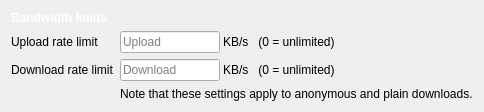
            <widget class="QWidget" name="settings_bandwidth_tab">
             <layout class="QFormLayout" name="formLayout">
              <property name="fieldGrowthPolicy">
               <enum>QFormLayout::ExpandingFieldsGrow</enum>
              </property>
              <property name="labelAlignment">
               <set>Qt::AlignLeading|Qt::AlignLeft|Qt::AlignTop</set>
              </property>
              <property name="formAlignment">
               <set>Qt::AlignLeading|Qt::AlignLeft|Qt::AlignTop</set>
              </property>
              <item row="0" column="0">
               <widget class="QLabel" name="tribler_profile_header_label">
                <property name="styleSheet">
                 <string notr="true">font-weight: bold;
color: white;</string>
                </property>
                <property name="text">
                 <string>Bandwidth limits</string>
                </property>
               </widget>
              </item>
              <item row="2" column="0">
               <widget class="QLabel" name="label_2">
                <property name="styleSheet">
                 <string notr="true"/>
                </property>
                <property name="text">
                 <string>Upload rate limit</string>
                </property>
               </widget>
              </item>
              <item row="2" column="1">
               <widget class="QWidget" name="widget_4" native="true">
                <property name="minimumSize">
                 <size>
                  <width>0</width>
                  <height>0</height>
                 </size>
                </property>
                <layout class="QHBoxLayout" name="horizontalLayout_24">
                 <property name="spacing">
                  <number>3</number>
                 </property>
                 <property name="leftMargin">
                  <number>0</number>
                 </property>
                 <property name="topMargin">
                  <number>0</number>
                 </property>
                 <property name="rightMargin">
                  <number>0</number>
                 </property>
                 <property name="bottomMargin">
                  <number>0</number>
                 </property>
                 <item>
                  <widget class="QLineEdit" name="upload_rate_limit_input">
                   <property name="sizePolicy">
                    <sizepolicy hsizetype="Fixed" vsizetype="Fixed">
                     <horstretch>0</horstretch>
                     <verstretch>0</verstretch>
                    </sizepolicy>
                   </property>
                   <property name="minimumSize">
                    <size>
                     <width>100</width>
                     <height>0</height>
                    </size>
                   </property>
                   <property name="maximumSize">
                    <size>
                     <width>100</width>
                     <height>16777215</height>
                    </size>
                   </property>
                   <property name="styleSheet">
                    <string notr="true"/>
                   </property>
                   <property name="placeholderText">
                    <string>Upload</string>
                   </property>
                  </widget>
                 </item>
                 <item>
                  <widget class="QLabel" name="label_16">
                   <property name="styleSheet">
                    <string notr="true"/>
                   </property>
                   <property name="text">
                    <string>KB/s   (0 = unlimited)</string>
                   </property>
                  </widget>
                 </item>
                </layout>
               </widget>
              </item>
              <item row="3" column="0">
               <widget class="QLabel" name="label_17">
                <property name="styleSheet">
                 <string notr="true"/>
                </property>
                <property name="text">
                 <string>Download rate limit</string>
                </property>
               </widget>
              </item>
              <item row="5" column="1">
               <widget class="QLabel" name="label_6">
                <property name="sizePolicy">
                 <sizepolicy hsizetype="MinimumExpanding" vsizetype="Preferred">
                  <horstretch>0</horstretch>
                  <verstretch>0</verstretch>
                 </sizepolicy>
                </property>
                <property name="styleSheet">
                 <string notr="true"/>
                </property>
                <property name="text">
                 <string>Note that these settings apply to anonymous and plain downloads.</string>
                </property>
               </widget>
              </item>
              <item row="3" column="1">
               <widget class="QWidget" name="widget_5" native="true">
                <property name="minimumSize">
                 <size>
                  <width>0</width>
                  <height>0</height>
                 </size>
                </property>
                <layout class="QHBoxLayout" name="horizontalLayout_25">
                 <property name="spacing">
                  <number>3</number>
                 </property>
                 <property name="leftMargin">
                  <number>0</number>
                 </property>
                 <property name="topMargin">
                  <number>0</number>
                 </property>
                 <property name="rightMargin">
                  <number>0</number>
                 </property>
                 <property name="bottomMargin">
                  <number>0</number>
                 </property>
                 <item>
                  <widget class="QLineEdit" name="download_rate_limit_input">
                   <property name="sizePolicy">
                    <sizepolicy hsizetype="Fixed" vsizetype="Fixed">
                     <horstretch>0</horstretch>
                     <verstretch>0</verstretch>
                    </sizepolicy>
                   </property>
                   <property name="minimumSize">
                    <size>
                     <width>100</width>
                     <height>0</height>
                    </size>
                   </property>
                   <property name="maximumSize">
                    <size>
                     <width>100</width>
                     <height>16777215</height>
                    </size>
                   </property>
                   <property name="styleSheet">
                    <string notr="true"/>
                   </property>
                   <property name="placeholderText">
                    <string>Download</string>
                   </property>
                  </widget>
                 </item>
                 <item>
                  <widget class="QLabel" name="label_18">
                   <property name="styleSheet">
                    <string notr="true"/>
                   </property>
                   <property name="text">
                    <string>KB/s   (0 = unlimited)</string>
                   </property>
                  </widget>
                 </item>
                </layout>
               </widget>
              </item>
             </layout>
            </widget>
